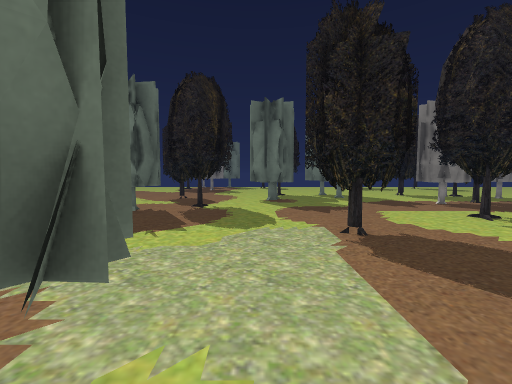
View 1 (above)

24 first-person views from a walk through a Unity game level. The camera is 1.5 m above the floor, tilts 4° down and sees 90° across. The floor is counted in squares, 1 m on a side. Each view is taken from the middle of a square. On the plan, view 1 faces up. The plan holds only what a view shows up to about 13 squares ahead; the rest is blank. The place goes on beyond the plan.

View 2
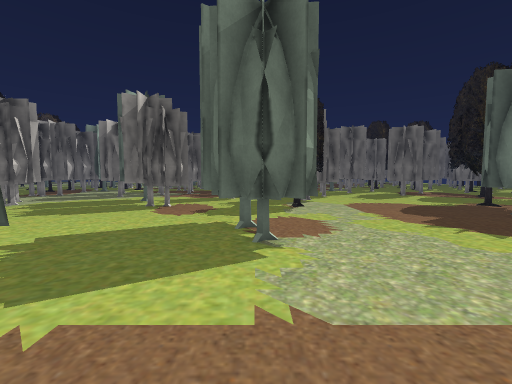

View 3
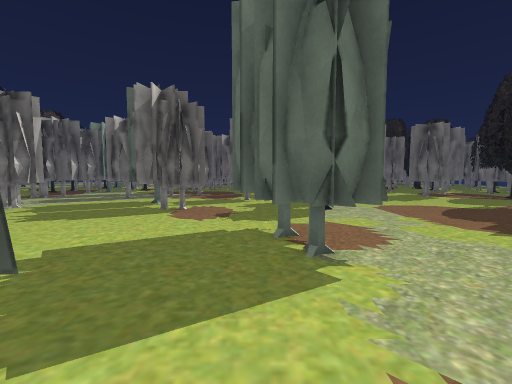

View 4
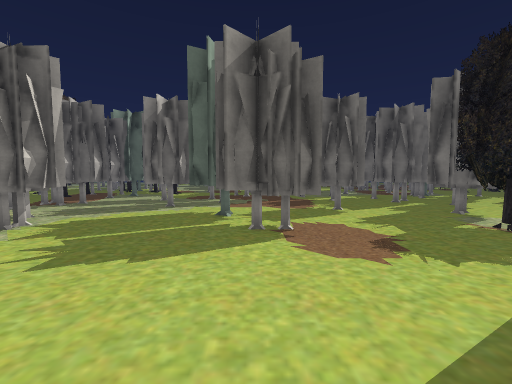

View 5
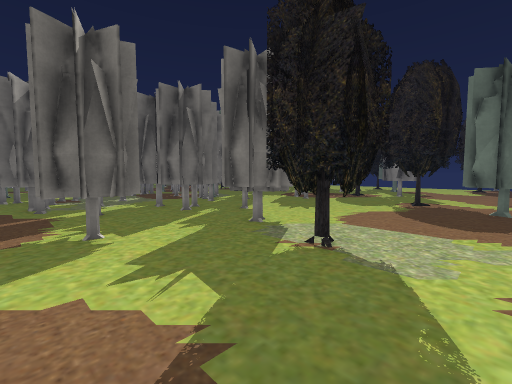

View 6
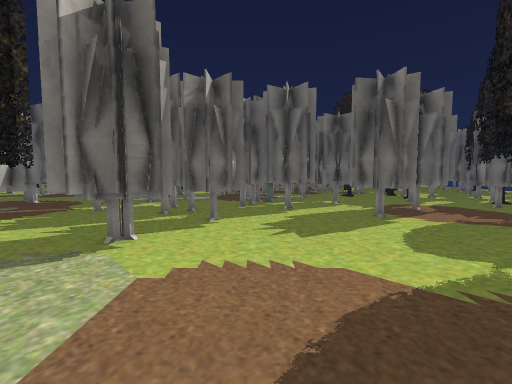

View 7
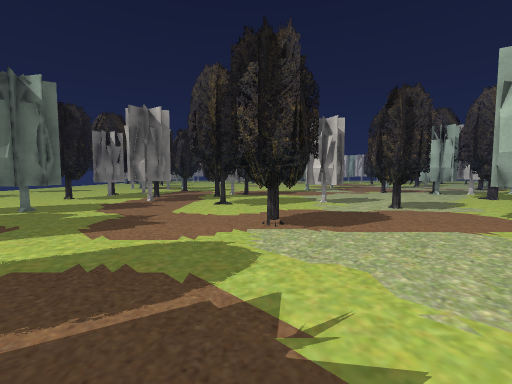

View 8
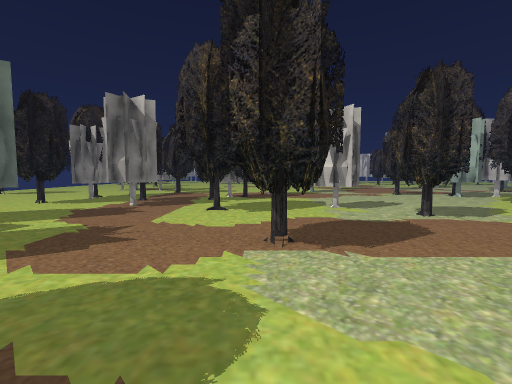

View 9
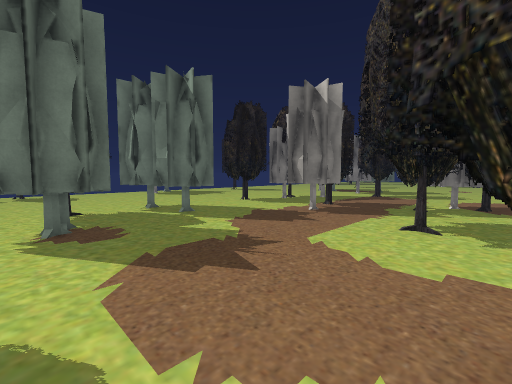

View 10
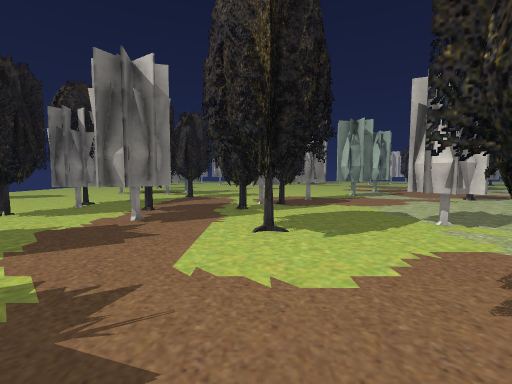

View 11
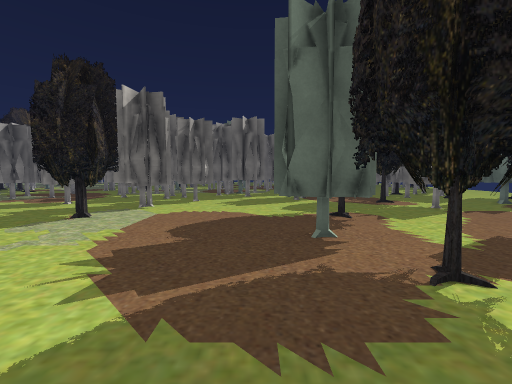

View 12
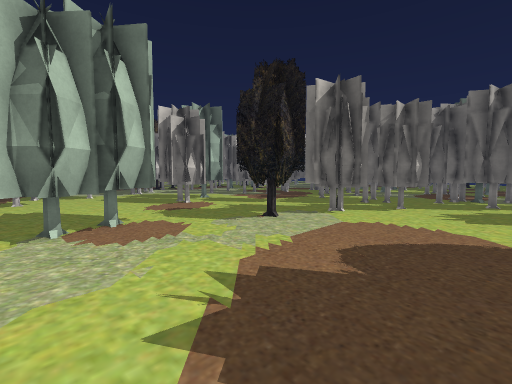

View 13
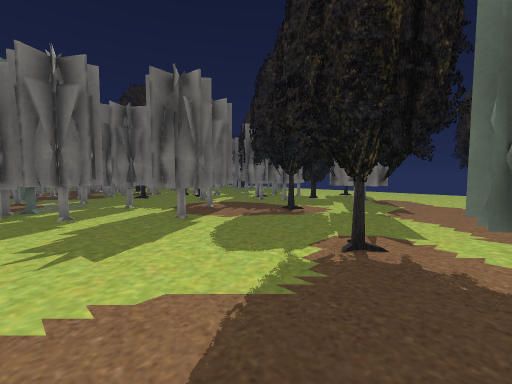

View 14
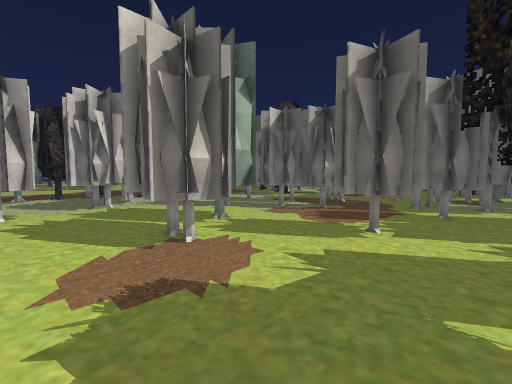

View 15
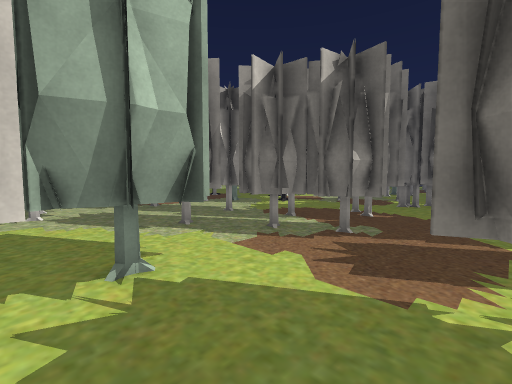

View 16
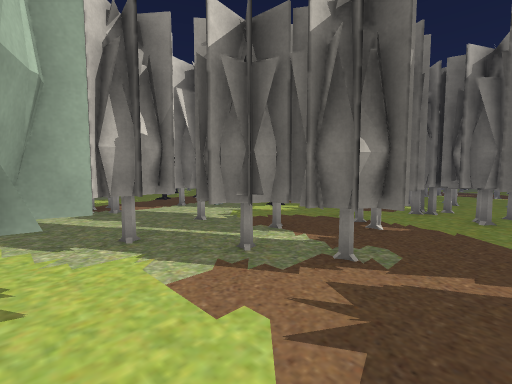

View 17
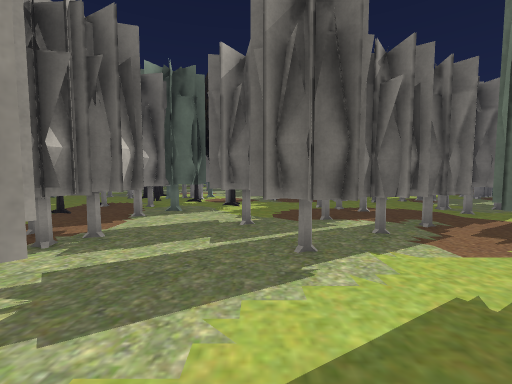

View 18
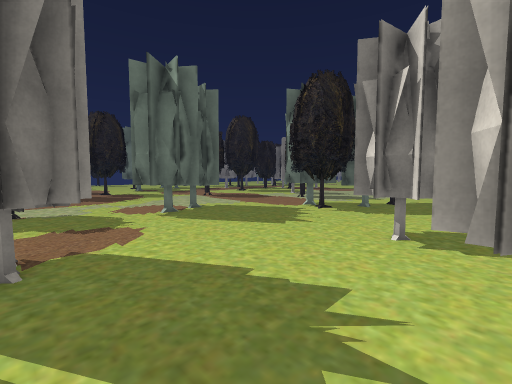

View 19
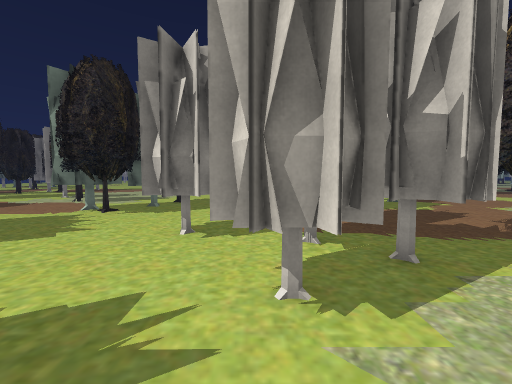

View 20
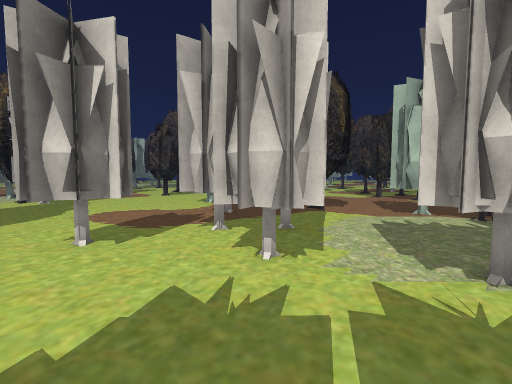

View 21
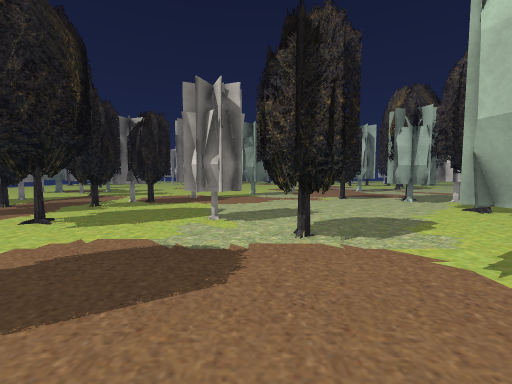

View 22
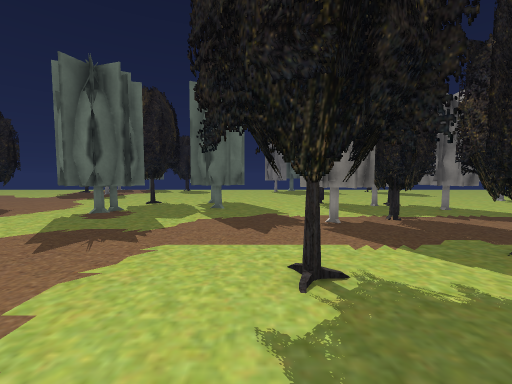

View 23
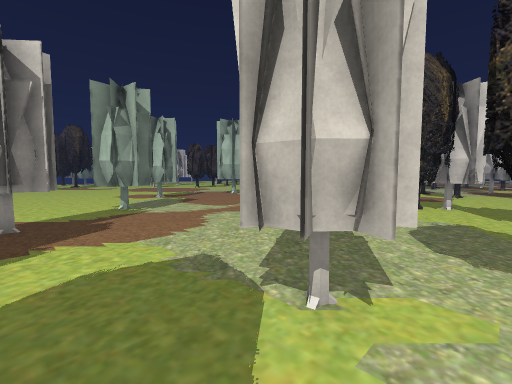

View 24
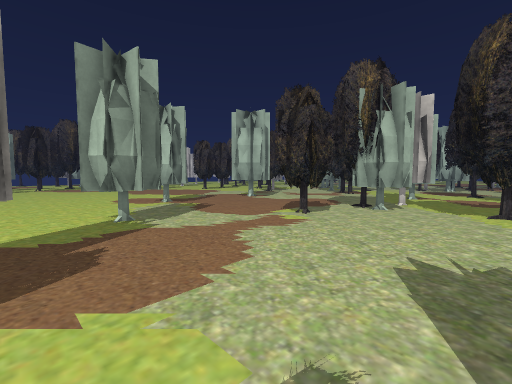

### Floor plan
Key: @ floor where view 1 was taken; # wall or solid block; x gap in a wall; . floor; T thing the floor can be seen under or through.
Columns run from 20 left of view 1 to 22 right of it. Each row starts with its distance up from view 1.
 16         ### ..  #... ##.###.....####
 15      #### .....  ...###..##.......###
 14      #.  ...........##.......####....
 13      #..... # ...# ..........####...
 12      ###...## .####..........##.x..
 11      ###...   #####.............x..
 10      .........###..........   .##
  9     ##.....................## .####
  8     ##................TT...## ...##
  7     #.................TTT...  ...###
  6     #. #..............TT ..........## ....
  5     #### T............  ............# .....
  4      ##. TTTTT..............##.............
  3     ###.TTTTTT..............##........## ..
  2     #......TTT..####..................## ..
  1     ##..........####.....TTT..........# ...
  0    ###. ##......####@....TT ...............
 -1  ###... ##............TTT.................
 -2 ###..................#TT ..........  .....
 -3 #...TT.....TTT.......##T ..........##....
 -4 ###. T...TTTTT........###  ........# ...
 -5  ##  TT..TTTT..........   #...  .. #...
 -6      TT..TT.......TT.....  ..#######
 -7       TT..........TT........########
 -8      TTTT.........T ........##   #
 -9     TT.TT......#TT...............##
-10     TT.....##..# TT...............
-11   #.......####..T    ..... ..  ..
-12   ##.###. #  ..#TT    ...

Positions as (right, up) in squares from view 1, and headings:
1: (0, 0), facing up
2: (4, 1), facing left
3: (3, 0), facing left
4: (-1, -4), facing left
5: (-5, -2), facing up-left
6: (-5, 7), facing left
7: (-5, 7), facing right
8: (-3, 7), facing right
9: (0, 7), facing up-right
10: (1, 9), facing right
11: (1, 9), facing left
12: (-1, 9), facing down-left
13: (-6, 7), facing up-left
14: (-5, 2), facing down-left
15: (-9, -1), facing down-left
16: (-11, -2), facing down-left
17: (-8, -9), facing left
18: (-8, -9), facing up-right
19: (-8, -9), facing right
20: (-8, -6), facing down-right
21: (0, 2), facing right
22: (7, 5), facing up
23: (7, 6), facing down-right
24: (10, 5), facing down-right
